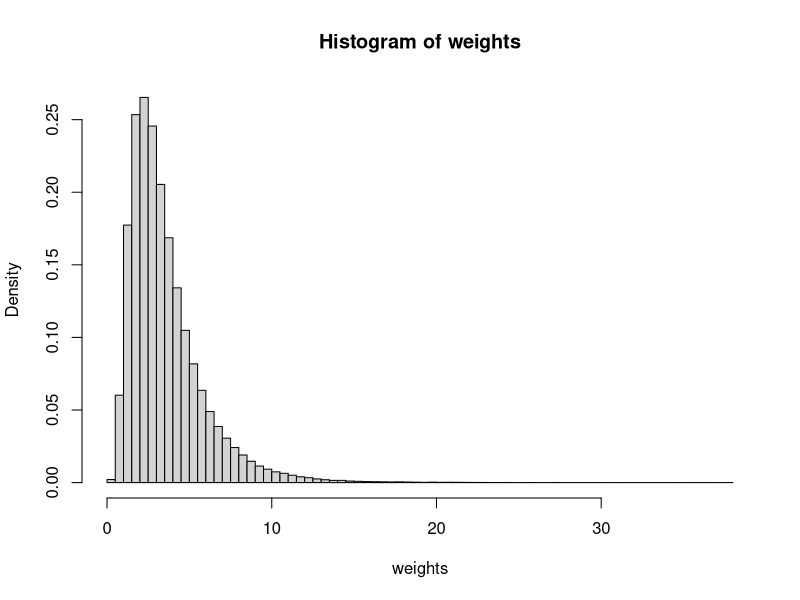

Write the R code that produced this figure. (Note: this script raises an error after producing the figure.)

#
# Génération du fichier benchmark.csv
#

#
# To used the code you need to run the CaseStudyDEv up to the end of question 2
#

#
# parameters of the simulation
#
n <- 100000
x <- matrix(runif(4*n),ncol = 4,byrow = TRUE)

# Générer des poids selon logNormale
mu1 <- log(3000)
sigma1 <- log(1.8)
exp(mu1+sigma1**2/2)
exp(2*mu1+4*sigma1**2/2)-exp(mu1+sigma1**2/2)**2
weights <- round(qlnorm(x[,1],mu1,sigma1)/1000,3)
mean(weights)
hist(weights,breaks = 100,freq=FALSE)
max(weights)

# Générer des erreurs sur le poids
weightsTarifParam <- 0.7
weightsPrice <- weightsTarifParam*weights
weightsError <- pnorm((x[,3]-0.5)*sqrt(12))*sd(weights)*weightsTarifParam
weightsFinalPrice <- weightsPrice + weightsError
mean(weightsFinalPrice)
var(weightsFinalPrice)

# Générer des distances selon logNormale
routesCanada
routesIATA <- cbind(paste(routesCanada$sourceAirport),paste(routesCanada$destinationAirport))
routesDistance <- apply(routesIATA, 1, function(x) airportsDist(x[1],x[2])$value)
max(routesDistance)
mean(routesDistance)
mu2 <- log(650)
sigma2 <- log(1.4)
(distances <- round(qlnorm(x[,2],mu2,sigma2)))
mean(distances)
hist(distances,breaks = 100,freq=FALSE)
max(distances)

# Générer des erreurs sur la distance
distancesTarifParam <- 0.0275
distancesPrice <- distancesTarifParam*distances #pondéré par aéroport
distancesError <- pnorm((x[,3]-0.5)*sqrt(12))*sd(distances)*distancesTarifParam
distancesFinalPrice <- distancesPrice + distancesError
mean(distancesFinalPrice)
var(distancesFinalPrice)

# Générer prix totaux
baseCost <- 5
taxRate <- mean(as.numeric(as.character(taxRates$taxRate)))
profitMargin <- 1.15
(totalCost <- round((baseCost + weightsFinalPrice + distancesFinalPrice)*profitMargin*taxRate,2))
mean(totalCost)
var(totalCost)
max(totalCost)
min(totalCost)


# Exporter le data en csv
(dataExport <- cbind(weights,distances,totalCost))
colnames(dataExport) <- c("Poids (Kg)","Distance (Km)","Prix (CAD $)")
write.csv(dataExport,paste(path,"/Reference/benchmark.csv",sep=''),row.names = FALSE)
